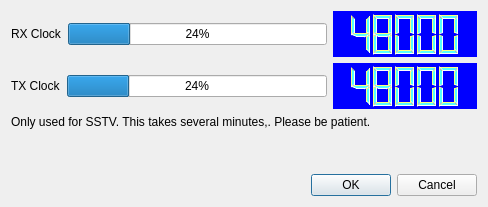
<?xml version="1.0" encoding="UTF-8"?>
<ui version="4.0">
 <class>calibration</class>
 <widget class="QDialog" name="calibration">
  <property name="geometry">
   <rect>
    <x>0</x>
    <y>0</y>
    <width>488</width>
    <height>207</height>
   </rect>
  </property>
  <property name="windowTitle">
   <string>Soundcard Calibration</string>
  </property>
  <layout class="QVBoxLayout" name="verticalLayout">
   <item>
    <layout class="QHBoxLayout" name="horizontalLayout" stretch="0,1,0">
     <item>
      <widget class="QLabel" name="rxClockLabel">
       <property name="text">
        <string>RX Clock</string>
       </property>
      </widget>
     </item>
     <item>
      <widget class="QProgressBar" name="rxProgress">
       <property name="value">
        <number>24</number>
       </property>
      </widget>
     </item>
     <item>
      <widget class="QLCDNumber" name="rxLCD">
       <property name="minimumSize">
        <size>
         <width>144</width>
         <height>46</height>
        </size>
       </property>
       <property name="palette">
        <palette>
         <active>
          <colorrole role="WindowText">
           <brush brushstyle="SolidPattern">
            <color alpha="255">
             <red>85</red>
             <green>255</green>
             <blue>255</blue>
            </color>
           </brush>
          </colorrole>
          <colorrole role="Button">
           <brush brushstyle="SolidPattern">
            <color alpha="255">
             <red>0</red>
             <green>0</green>
             <blue>255</blue>
            </color>
           </brush>
          </colorrole>
          <colorrole role="Light">
           <brush brushstyle="SolidPattern">
            <color alpha="255">
             <red>255</red>
             <green>255</green>
             <blue>127</blue>
            </color>
           </brush>
          </colorrole>
          <colorrole role="Midlight">
           <brush brushstyle="SolidPattern">
            <color alpha="255">
             <red>255</red>
             <green>255</green>
             <blue>255</blue>
            </color>
           </brush>
          </colorrole>
          <colorrole role="Dark">
           <brush brushstyle="SolidPattern">
            <color alpha="255">
             <red>255</red>
             <green>255</green>
             <blue>255</blue>
            </color>
           </brush>
          </colorrole>
          <colorrole role="Mid">
           <brush brushstyle="SolidPattern">
            <color alpha="255">
             <red>0</red>
             <green>0</green>
             <blue>255</blue>
            </color>
           </brush>
          </colorrole>
          <colorrole role="Text">
           <brush brushstyle="SolidPattern">
            <color alpha="255">
             <red>255</red>
             <green>255</green>
             <blue>0</blue>
            </color>
           </brush>
          </colorrole>
          <colorrole role="ButtonText">
           <brush brushstyle="SolidPattern">
            <color alpha="255">
             <red>76</red>
             <green>76</green>
             <blue>76</blue>
            </color>
           </brush>
          </colorrole>
          <colorrole role="Base">
           <brush brushstyle="SolidPattern">
            <color alpha="255">
             <red>255</red>
             <green>85</green>
             <blue>0</blue>
            </color>
           </brush>
          </colorrole>
          <colorrole role="Window">
           <brush brushstyle="SolidPattern">
            <color alpha="255">
             <red>0</red>
             <green>0</green>
             <blue>255</blue>
            </color>
           </brush>
          </colorrole>
         </active>
         <inactive>
          <colorrole role="WindowText">
           <brush brushstyle="SolidPattern">
            <color alpha="255">
             <red>85</red>
             <green>255</green>
             <blue>255</blue>
            </color>
           </brush>
          </colorrole>
          <colorrole role="Button">
           <brush brushstyle="SolidPattern">
            <color alpha="255">
             <red>0</red>
             <green>0</green>
             <blue>255</blue>
            </color>
           </brush>
          </colorrole>
          <colorrole role="Light">
           <brush brushstyle="SolidPattern">
            <color alpha="255">
             <red>255</red>
             <green>255</green>
             <blue>127</blue>
            </color>
           </brush>
          </colorrole>
          <colorrole role="Midlight">
           <brush brushstyle="SolidPattern">
            <color alpha="255">
             <red>255</red>
             <green>255</green>
             <blue>255</blue>
            </color>
           </brush>
          </colorrole>
          <colorrole role="Dark">
           <brush brushstyle="SolidPattern">
            <color alpha="255">
             <red>255</red>
             <green>255</green>
             <blue>255</blue>
            </color>
           </brush>
          </colorrole>
          <colorrole role="Mid">
           <brush brushstyle="SolidPattern">
            <color alpha="255">
             <red>0</red>
             <green>0</green>
             <blue>255</blue>
            </color>
           </brush>
          </colorrole>
          <colorrole role="Text">
           <brush brushstyle="SolidPattern">
            <color alpha="255">
             <red>255</red>
             <green>255</green>
             <blue>0</blue>
            </color>
           </brush>
          </colorrole>
          <colorrole role="ButtonText">
           <brush brushstyle="SolidPattern">
            <color alpha="255">
             <red>76</red>
             <green>76</green>
             <blue>76</blue>
            </color>
           </brush>
          </colorrole>
          <colorrole role="Base">
           <brush brushstyle="SolidPattern">
            <color alpha="255">
             <red>255</red>
             <green>85</green>
             <blue>0</blue>
            </color>
           </brush>
          </colorrole>
          <colorrole role="Window">
           <brush brushstyle="SolidPattern">
            <color alpha="255">
             <red>0</red>
             <green>0</green>
             <blue>255</blue>
            </color>
           </brush>
          </colorrole>
         </inactive>
         <disabled>
          <colorrole role="WindowText">
           <brush brushstyle="SolidPattern">
            <color alpha="255">
             <red>255</red>
             <green>255</green>
             <blue>255</blue>
            </color>
           </brush>
          </colorrole>
          <colorrole role="Button">
           <brush brushstyle="SolidPattern">
            <color alpha="255">
             <red>0</red>
             <green>0</green>
             <blue>255</blue>
            </color>
           </brush>
          </colorrole>
          <colorrole role="Light">
           <brush brushstyle="SolidPattern">
            <color alpha="255">
             <red>255</red>
             <green>255</green>
             <blue>127</blue>
            </color>
           </brush>
          </colorrole>
          <colorrole role="Midlight">
           <brush brushstyle="SolidPattern">
            <color alpha="255">
             <red>255</red>
             <green>255</green>
             <blue>255</blue>
            </color>
           </brush>
          </colorrole>
          <colorrole role="Dark">
           <brush brushstyle="SolidPattern">
            <color alpha="255">
             <red>255</red>
             <green>255</green>
             <blue>255</blue>
            </color>
           </brush>
          </colorrole>
          <colorrole role="Mid">
           <brush brushstyle="SolidPattern">
            <color alpha="255">
             <red>0</red>
             <green>0</green>
             <blue>255</blue>
            </color>
           </brush>
          </colorrole>
          <colorrole role="Text">
           <brush brushstyle="SolidPattern">
            <color alpha="255">
             <red>255</red>
             <green>255</green>
             <blue>255</blue>
            </color>
           </brush>
          </colorrole>
          <colorrole role="ButtonText">
           <brush brushstyle="SolidPattern">
            <color alpha="255">
             <red>255</red>
             <green>255</green>
             <blue>255</blue>
            </color>
           </brush>
          </colorrole>
          <colorrole role="Base">
           <brush brushstyle="SolidPattern">
            <color alpha="255">
             <red>0</red>
             <green>0</green>
             <blue>255</blue>
            </color>
           </brush>
          </colorrole>
          <colorrole role="Window">
           <brush brushstyle="SolidPattern">
            <color alpha="255">
             <red>0</red>
             <green>0</green>
             <blue>255</blue>
            </color>
           </brush>
          </colorrole>
         </disabled>
        </palette>
       </property>
       <property name="autoFillBackground">
        <bool>true</bool>
       </property>
       <property name="frameShape">
        <enum>QFrame::NoFrame</enum>
       </property>
       <property name="lineWidth">
        <number>2</number>
       </property>
       <property name="midLineWidth">
        <number>2</number>
       </property>
       <property name="smallDecimalPoint">
        <bool>false</bool>
       </property>
       <property name="digitCount">
        <number>5</number>
       </property>
       <property name="segmentStyle">
        <enum>QLCDNumber::Filled</enum>
       </property>
       <property name="value" stdset="0">
        <double>48000.000000000000000</double>
       </property>
       <property name="intValue" stdset="0">
        <number>48000</number>
       </property>
      </widget>
     </item>
    </layout>
   </item>
   <item>
    <layout class="QHBoxLayout" name="horizontalLayout_2" stretch="0,1,0">
     <item>
      <widget class="QLabel" name="txClockLabel">
       <property name="text">
        <string>TX Clock</string>
       </property>
      </widget>
     </item>
     <item>
      <widget class="QProgressBar" name="txProgress">
       <property name="value">
        <number>24</number>
       </property>
      </widget>
     </item>
     <item>
      <widget class="QLCDNumber" name="txLCD">
       <property name="minimumSize">
        <size>
         <width>144</width>
         <height>46</height>
        </size>
       </property>
       <property name="palette">
        <palette>
         <active>
          <colorrole role="WindowText">
           <brush brushstyle="SolidPattern">
            <color alpha="255">
             <red>85</red>
             <green>255</green>
             <blue>255</blue>
            </color>
           </brush>
          </colorrole>
          <colorrole role="Button">
           <brush brushstyle="SolidPattern">
            <color alpha="255">
             <red>0</red>
             <green>0</green>
             <blue>255</blue>
            </color>
           </brush>
          </colorrole>
          <colorrole role="Light">
           <brush brushstyle="SolidPattern">
            <color alpha="255">
             <red>255</red>
             <green>255</green>
             <blue>127</blue>
            </color>
           </brush>
          </colorrole>
          <colorrole role="Midlight">
           <brush brushstyle="SolidPattern">
            <color alpha="255">
             <red>255</red>
             <green>255</green>
             <blue>255</blue>
            </color>
           </brush>
          </colorrole>
          <colorrole role="Dark">
           <brush brushstyle="SolidPattern">
            <color alpha="255">
             <red>255</red>
             <green>255</green>
             <blue>255</blue>
            </color>
           </brush>
          </colorrole>
          <colorrole role="Mid">
           <brush brushstyle="SolidPattern">
            <color alpha="255">
             <red>0</red>
             <green>0</green>
             <blue>255</blue>
            </color>
           </brush>
          </colorrole>
          <colorrole role="Text">
           <brush brushstyle="SolidPattern">
            <color alpha="255">
             <red>255</red>
             <green>255</green>
             <blue>0</blue>
            </color>
           </brush>
          </colorrole>
          <colorrole role="ButtonText">
           <brush brushstyle="SolidPattern">
            <color alpha="255">
             <red>76</red>
             <green>76</green>
             <blue>76</blue>
            </color>
           </brush>
          </colorrole>
          <colorrole role="Base">
           <brush brushstyle="SolidPattern">
            <color alpha="255">
             <red>255</red>
             <green>85</green>
             <blue>0</blue>
            </color>
           </brush>
          </colorrole>
          <colorrole role="Window">
           <brush brushstyle="SolidPattern">
            <color alpha="255">
             <red>0</red>
             <green>0</green>
             <blue>255</blue>
            </color>
           </brush>
          </colorrole>
         </active>
         <inactive>
          <colorrole role="WindowText">
           <brush brushstyle="SolidPattern">
            <color alpha="255">
             <red>85</red>
             <green>255</green>
             <blue>255</blue>
            </color>
           </brush>
          </colorrole>
          <colorrole role="Button">
           <brush brushstyle="SolidPattern">
            <color alpha="255">
             <red>0</red>
             <green>0</green>
             <blue>255</blue>
            </color>
           </brush>
          </colorrole>
          <colorrole role="Light">
           <brush brushstyle="SolidPattern">
            <color alpha="255">
             <red>255</red>
             <green>255</green>
             <blue>127</blue>
            </color>
           </brush>
          </colorrole>
          <colorrole role="Midlight">
           <brush brushstyle="SolidPattern">
            <color alpha="255">
             <red>255</red>
             <green>255</green>
             <blue>255</blue>
            </color>
           </brush>
          </colorrole>
          <colorrole role="Dark">
           <brush brushstyle="SolidPattern">
            <color alpha="255">
             <red>255</red>
             <green>255</green>
             <blue>255</blue>
            </color>
           </brush>
          </colorrole>
          <colorrole role="Mid">
           <brush brushstyle="SolidPattern">
            <color alpha="255">
             <red>0</red>
             <green>0</green>
             <blue>255</blue>
            </color>
           </brush>
          </colorrole>
          <colorrole role="Text">
           <brush brushstyle="SolidPattern">
            <color alpha="255">
             <red>255</red>
             <green>255</green>
             <blue>0</blue>
            </color>
           </brush>
          </colorrole>
          <colorrole role="ButtonText">
           <brush brushstyle="SolidPattern">
            <color alpha="255">
             <red>76</red>
             <green>76</green>
             <blue>76</blue>
            </color>
           </brush>
          </colorrole>
          <colorrole role="Base">
           <brush brushstyle="SolidPattern">
            <color alpha="255">
             <red>255</red>
             <green>85</green>
             <blue>0</blue>
            </color>
           </brush>
          </colorrole>
          <colorrole role="Window">
           <brush brushstyle="SolidPattern">
            <color alpha="255">
             <red>0</red>
             <green>0</green>
             <blue>255</blue>
            </color>
           </brush>
          </colorrole>
         </inactive>
         <disabled>
          <colorrole role="WindowText">
           <brush brushstyle="SolidPattern">
            <color alpha="255">
             <red>255</red>
             <green>255</green>
             <blue>255</blue>
            </color>
           </brush>
          </colorrole>
          <colorrole role="Button">
           <brush brushstyle="SolidPattern">
            <color alpha="255">
             <red>0</red>
             <green>0</green>
             <blue>255</blue>
            </color>
           </brush>
          </colorrole>
          <colorrole role="Light">
           <brush brushstyle="SolidPattern">
            <color alpha="255">
             <red>255</red>
             <green>255</green>
             <blue>127</blue>
            </color>
           </brush>
          </colorrole>
          <colorrole role="Midlight">
           <brush brushstyle="SolidPattern">
            <color alpha="255">
             <red>255</red>
             <green>255</green>
             <blue>255</blue>
            </color>
           </brush>
          </colorrole>
          <colorrole role="Dark">
           <brush brushstyle="SolidPattern">
            <color alpha="255">
             <red>255</red>
             <green>255</green>
             <blue>255</blue>
            </color>
           </brush>
          </colorrole>
          <colorrole role="Mid">
           <brush brushstyle="SolidPattern">
            <color alpha="255">
             <red>0</red>
             <green>0</green>
             <blue>255</blue>
            </color>
           </brush>
          </colorrole>
          <colorrole role="Text">
           <brush brushstyle="SolidPattern">
            <color alpha="255">
             <red>255</red>
             <green>255</green>
             <blue>255</blue>
            </color>
           </brush>
          </colorrole>
          <colorrole role="ButtonText">
           <brush brushstyle="SolidPattern">
            <color alpha="255">
             <red>255</red>
             <green>255</green>
             <blue>255</blue>
            </color>
           </brush>
          </colorrole>
          <colorrole role="Base">
           <brush brushstyle="SolidPattern">
            <color alpha="255">
             <red>0</red>
             <green>0</green>
             <blue>255</blue>
            </color>
           </brush>
          </colorrole>
          <colorrole role="Window">
           <brush brushstyle="SolidPattern">
            <color alpha="255">
             <red>0</red>
             <green>0</green>
             <blue>255</blue>
            </color>
           </brush>
          </colorrole>
         </disabled>
        </palette>
       </property>
       <property name="layoutDirection">
        <enum>Qt::LeftToRight</enum>
       </property>
       <property name="autoFillBackground">
        <bool>true</bool>
       </property>
       <property name="frameShape">
        <enum>QFrame::NoFrame</enum>
       </property>
       <property name="lineWidth">
        <number>2</number>
       </property>
       <property name="midLineWidth">
        <number>2</number>
       </property>
       <property name="smallDecimalPoint">
        <bool>false</bool>
       </property>
       <property name="digitCount">
        <number>5</number>
       </property>
       <property name="segmentStyle">
        <enum>QLCDNumber::Filled</enum>
       </property>
       <property name="value" stdset="0">
        <double>48000.000000000000000</double>
       </property>
       <property name="intValue" stdset="0">
        <number>48000</number>
       </property>
      </widget>
     </item>
    </layout>
   </item>
   <item>
    <widget class="QLabel" name="label">
     <property name="text">
      <string>Only used for SSTV. This takes several minutes,. Please be patient. </string>
     </property>
    </widget>
   </item>
   <item>
    <spacer name="verticalSpacer">
     <property name="orientation">
      <enum>Qt::Vertical</enum>
     </property>
     <property name="sizeHint" stdset="0">
      <size>
       <width>20</width>
       <height>238</height>
      </size>
     </property>
    </spacer>
   </item>
   <item>
    <widget class="QDialogButtonBox" name="buttonBox">
     <property name="orientation">
      <enum>Qt::Horizontal</enum>
     </property>
     <property name="standardButtons">
      <set>QDialogButtonBox::Cancel|QDialogButtonBox::Ok</set>
     </property>
    </widget>
   </item>
  </layout>
 </widget>
 <resources/>
 <connections>
  <connection>
   <sender>buttonBox</sender>
   <signal>accepted()</signal>
   <receiver>calibration</receiver>
   <slot>accept()</slot>
   <hints>
    <hint type="sourcelabel">
     <x>248</x>
     <y>254</y>
    </hint>
    <hint type="destinationlabel">
     <x>157</x>
     <y>274</y>
    </hint>
   </hints>
  </connection>
  <connection>
   <sender>buttonBox</sender>
   <signal>rejected()</signal>
   <receiver>calibration</receiver>
   <slot>reject()</slot>
   <hints>
    <hint type="sourcelabel">
     <x>316</x>
     <y>260</y>
    </hint>
    <hint type="destinationlabel">
     <x>286</x>
     <y>274</y>
    </hint>
   </hints>
  </connection>
 </connections>
</ui>
